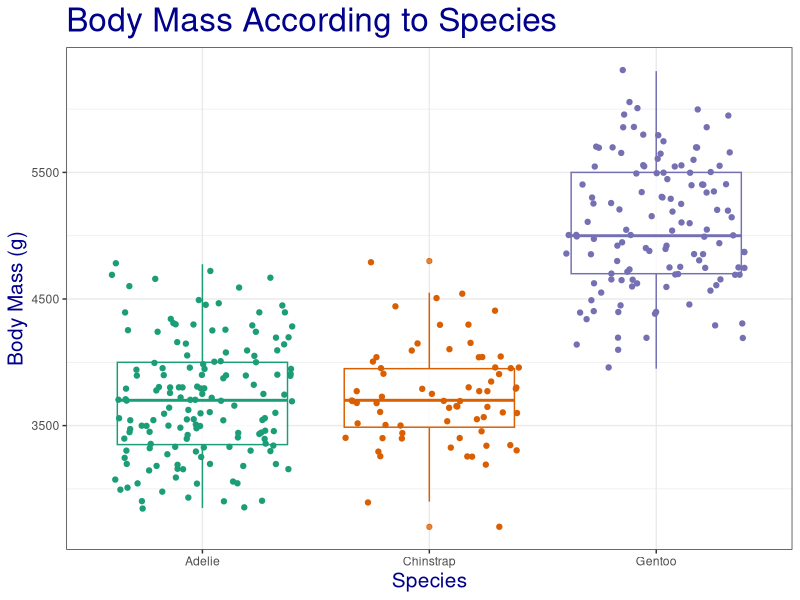
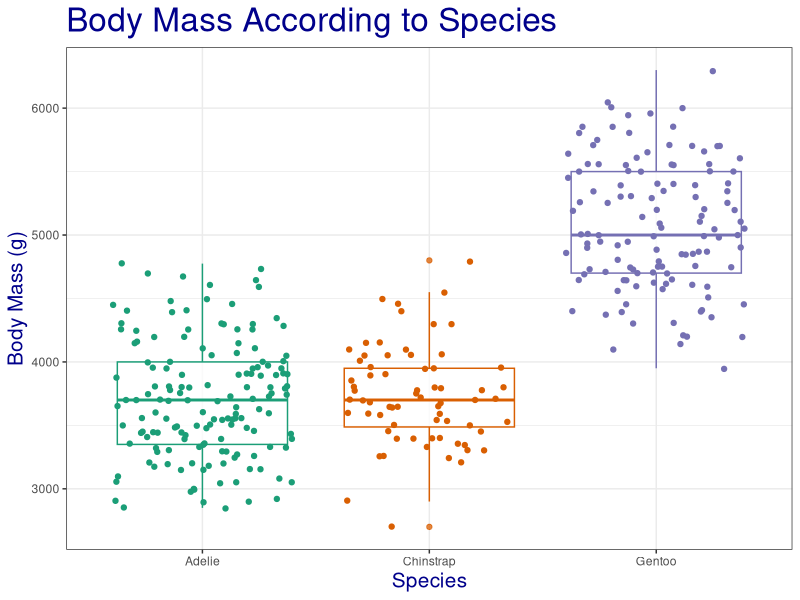

Source code (R) for these figures, in order:
### Samantha Rickle
### 11/09/2025
### Week 3 Homework

###############################################################################

### Load libraries
library(palmerpenguins)
library(tidyverse)
library(here)
library(ggthemes)
library("RColorBrewer")

### Load data
glimpse(penguins) 

### Data analysis
ggplot(data=penguins, ## plotting using penguins data
       mapping = aes(x = species, 
                     y = body_mass_g, ## setting the x and y variables
                     color = species)) + ## setting the color by species
  geom_boxplot(alpha = 0.75) + ## displaying via boxplot
  geom_jitter() + ## overlaying jitter points
  labs(title = "Body Mass According to Species",
       x = "Species",
       y = "Body Mass (g)") + ## setting title and axis labels
  scale_color_brewer(palette = "Dark2") + ## choosing a color palette
  theme_bw() + ## setting background theme to black and white
  theme(legend.position = "none", ## removing legenc bc the bars are already labeled
        title = element_text(size = 20,
                             color = "dark blue"), ## changing the title text size and color
        axis.title = element_text(size = 15, 
                                  color = "dark blue")) ## changing the label text size and color
ggsave(here("Week_03", "Output", "penguin_hw.png")) ## saving the plot :-)

       